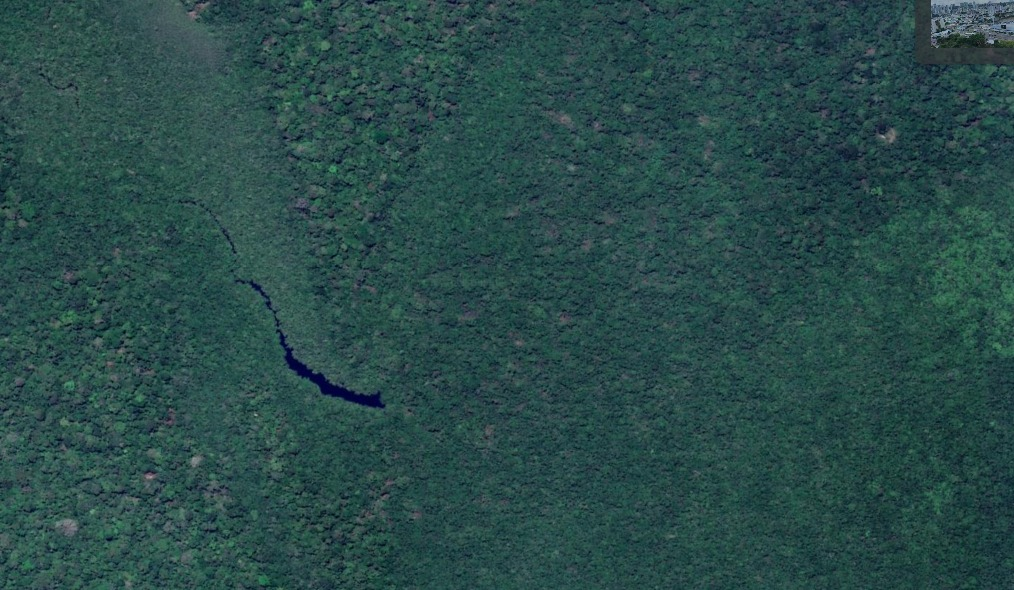
#> input picture arq.jpg, 1014 x 590 px
$ jupyter execute main.ipynb
#> lines starting #> are read from the running program, lines starting #| are printed output that depends on the picture; after the words box and inside, x2 and y2 are one past the last pixel; in counts of white or black regions, pixels touching at a corner belong together
[cell 1]
#!pip install opencv-python
#!pip install numpy
#!pip install matplotlib
#!pip install scikit-image

import cv2
import numpy as np
import matplotlib.pyplot as plt
import skimage.io as io

[cell 2]
imagem = cv2.imread(r'arq.jpg')
#> imagem is the input picture: shape (590, 1014, 3); mean B, G, R 73.3, 74.6, 41.3
imagem = cv2.cvtColor(imagem, cv2.COLOR_BGR2RGB)

[cell 3]
plt.figure(figsize=(10,10))
plt.imshow(imagem)

[cell 4]
imagem_cinza = cv2.cvtColor(imagem, cv2.COLOR_RGB2GRAY)
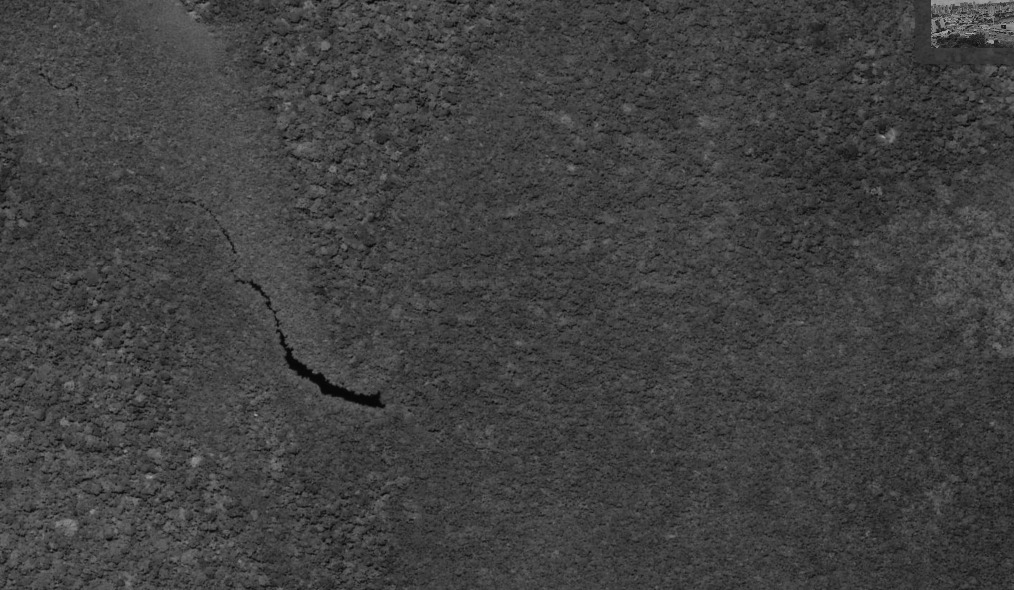
#> imagem_cinza: shape (590, 1014); min 3, max 182, mean 64.5
plt.figure(figsize=(10,10))
plt.imshow(imagem_cinza, cmap='gray')

Muitos detalhes: Altas frequências. (Detalhes de imagens)
Poucos detalhes: Baixa frequência. (Fundo de imagens)

Suavização de imagens.

[cell 5]
imagem_suavizada = cv2.blur(imagem_cinza, (1,1))
plt.figure(figsize=(10,10))
plt.imshow(imagem_suavizada, cmap='gray')

Processo de limiarização.

[cell 6]
_, imagem_limiar = cv2.threshold(imagem_suavizada, 40, 10, cv2.THRESH_BINARY)
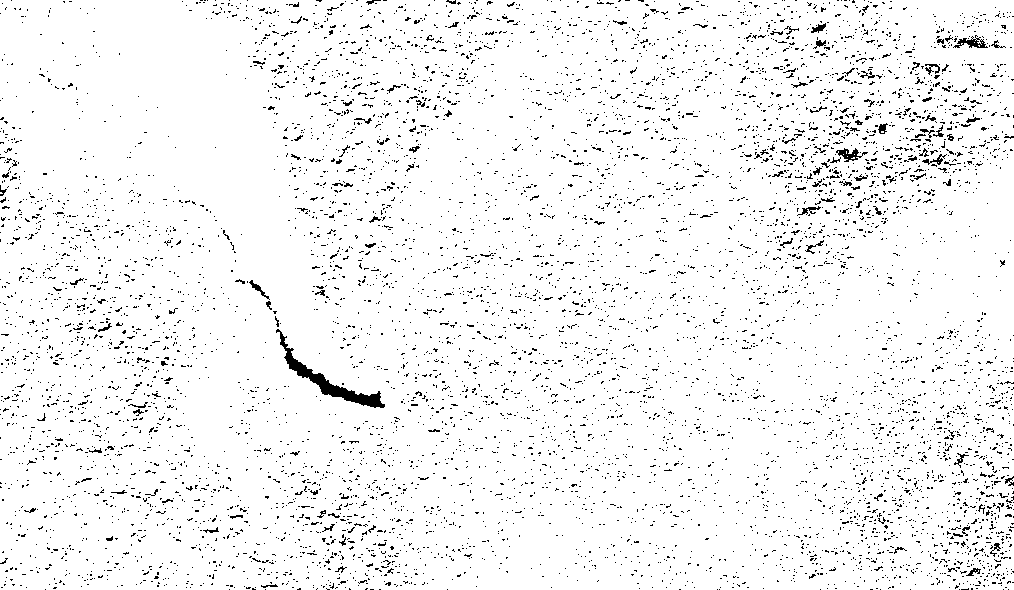
#> imagem_limiar: shape (590, 1014); values 0 (black) and 10 (white), 95.5% white; black in thin lines or dots
plt.figure(figsize=(10,10))
plt.imshow(imagem_limiar, cmap='gray')

[cell 7]
contornos, _ = cv2.findContours(imagem_limiar, cv2.RETR_TREE, cv2.CHAIN_APPROX_SIMPLE)
#> contornos = 8141 contours, 7860 with area under 20; largest, box (x1, y1, x2, y2) and area: (0, 0, 1014, 590) 596166, (275, 328, 386, 409) 1432, (953, 37, 989, 49) 233, (835, 147, 863, 163) 222, (248, 279, 270, 300) 115
print("Contornos: ", len(contornos))
#| Contornos:  8141

[cell 8]
imagem_contorno = imagem.copy()
contador = 0

for contorno in contornos:
    (x,y,w,h) = cv2.boundingRect(contorno)

    area = cv2.contourArea(contorno)

    if area > 0 and area < 1000 :
        razao_contorno = w/h

        if razao_contorno > 0.01 and razao_contorno < 5:

            cv2.circle(imagem_contorno, (x,y), 1, (0,255,0), 2)
            contador += 1
#> this loop made 8141 passes
#> (x, y, w, h, area, razao_contorno) on pass 77: (260, 583, 19, 6, 48.5, 3.17)
#> (x, y, w, h, area) on pass 3: (0, 0, 1014, 590, 596166.5)
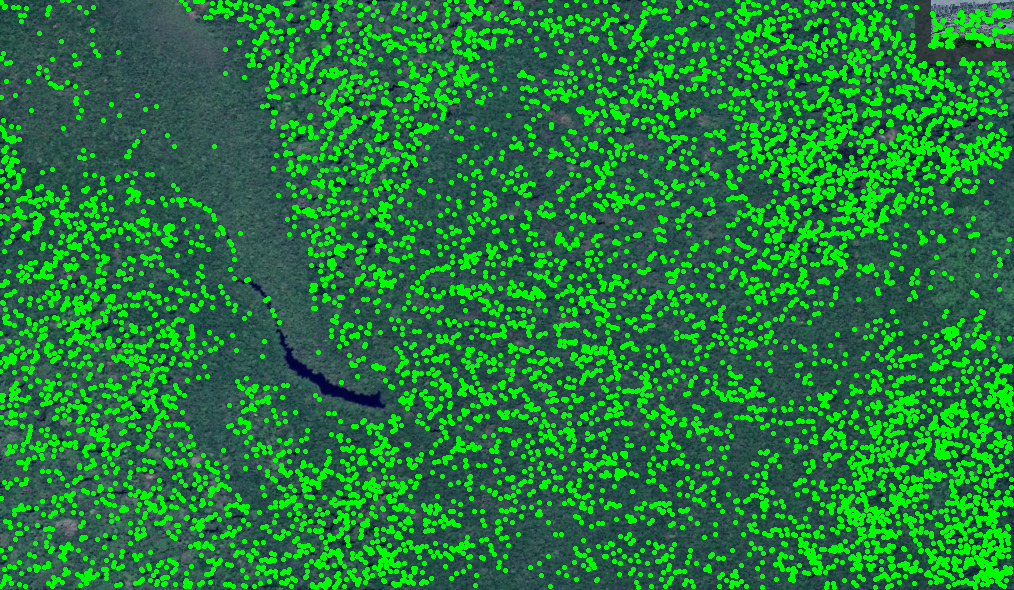
#> imagem_contorno: shape (590, 1014, 3); mean R, G, B 32.6, 120.8, 56.6
#> after the loop, contador = 8127

print("contador de circulos: ", contador)
#| contador de circulos:  8127
